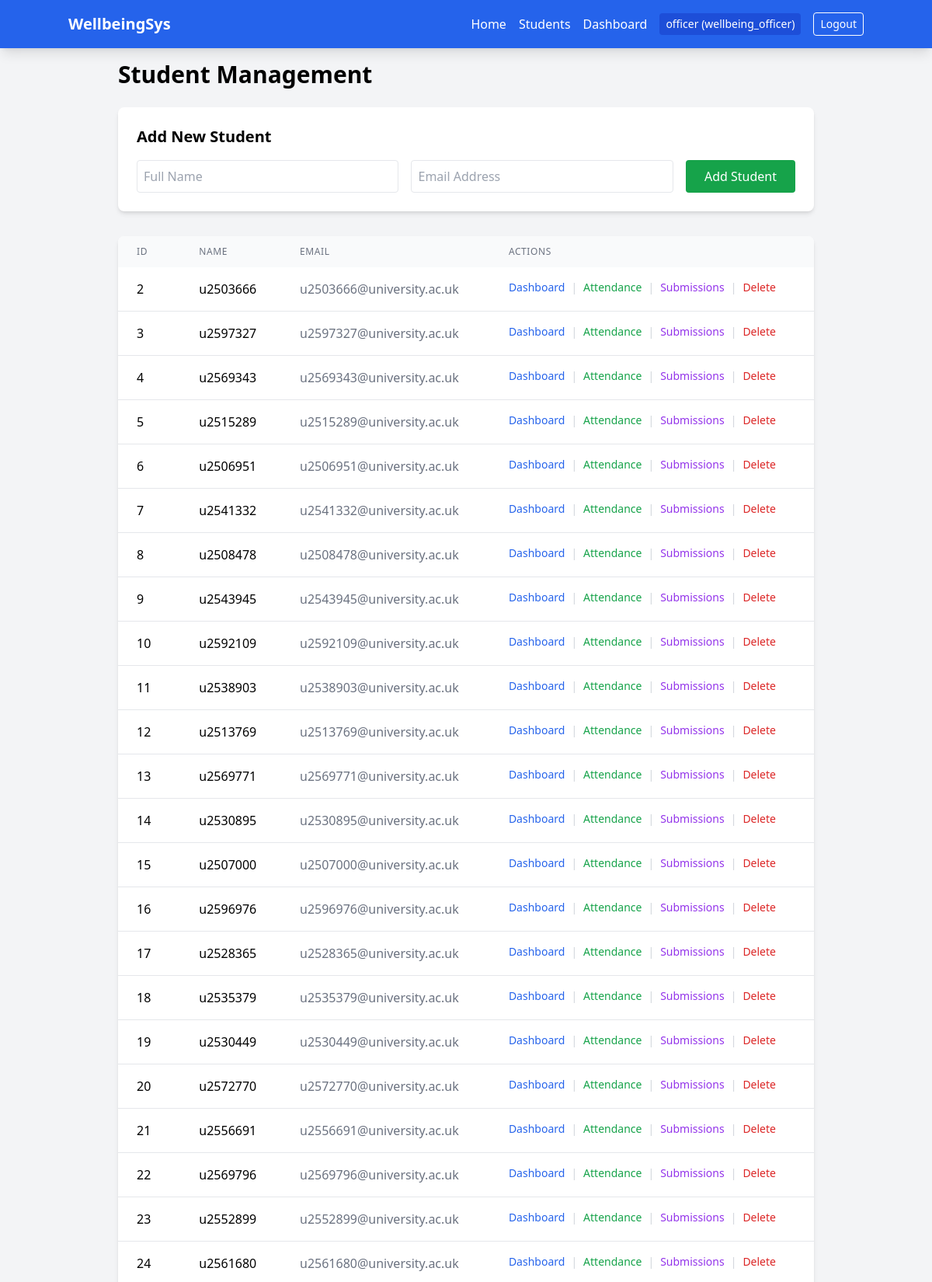
The app's page /students (signed in, upper part) with its own data.
### tables this page shows
CREATE TABLE users (
    id INTEGER PRIMARY KEY AUTOINCREMENT,
    username TEXT NOT NULL UNIQUE,
    password_hash TEXT NOT NULL,
    role TEXT NOT NULL
);

CREATE TABLE students (
    id INTEGER PRIMARY KEY AUTOINCREMENT,
    university_id TEXT UNIQUE, -- e.g. u2554630
    name TEXT, -- We might mock this or use ID
    email TEXT,
    degree_name TEXT,
    year INTEGER,
    medical_info TEXT,
    disabilities TEXT,
    commute_type TEXT,
    avg_commute_time_min REAL,
    avg_screen_time_hours REAL
);

### app/routes.py (the view)
@main_bp.route('/students')
@login_required
def students():
    all_students = current_app.student_service.get_all_students()
    return render_template('students.html', students=all_students)

### app/__init__.py (called while the page is built)
def create_app():
    app = Flask(__name__)
    app.config['SECRET_KEY'] = 'dev-secret-key-change-in-prod' # Required for sessions
    app.student_service = StudentService()
    app.attendance_service = AttendanceService()
    app.wellbeing_service = WellbeingService()
    app.submission_service = SubmissionService()
    app.user_service = UserService()
    app.analytics_service = AnalyticsService(
        app.attendance_service,
        app.wellbeing_service,
        app.submission_service
    )
    login_manager = LoginManager()
    login_manager.login_view = 'auth.login'
    login_manager.init_app(app)
    @login_manager.user_loader
    def load_user(user_id):
        return app.user_service.get_user_by_id(int(user_id))
    from app.routes import main_bp
    from app.auth_routes import auth_bp
    app.register_blueprint(main_bp)
    app.register_blueprint(auth_bp)
    return app

### app/database/connection.py (called while the page is built)
def get_db_connection(db_name=DEFAULT_DB):
    conn = sqlite3.connect(db_name, detect_types=sqlite3.PARSE_DECLTYPES)
    conn.row_factory = sqlite3.Row
    return conn

### app/services/student_service.py (called while the page is built)
    def get_all_students(self) -> List[Student]:
        conn = get_db_connection(self.db_name)
        cursor = conn.cursor()
        cursor.execute("SELECT * FROM students")
        rows = cursor.fetchall()
        conn.close()
        return [self._map_row_to_student(row) for row in rows]

    def _map_row_to_student(self, row) -> Student:
        display_name = row['name'] if row['name'] else row['university_id']
        return Student(
            id=row['id'],
            university_id=row['university_id'],
            name=display_name,
            email=row['email'],
            degree_name=row['degree_name'],
            medical_info=row['medical_info'],
            disabilities=row['disabilities']
        )

### app/services/user_service.py (called while the page is built)
    def get_user_by_id(self, user_id: int) -> Optional[User]:
        conn = get_db_connection(self.db_name)
        cursor = conn.cursor()
        cursor.execute("SELECT * FROM users WHERE id = ?", (user_id,))
        row = cursor.fetchone()
        conn.close()
        if row:
            return User(
                id=row['id'],
                username=row['username'],
                password_hash=row['password_hash'],
                role=Role(row['role'])
            )
        return None

### app/templates/students.html (shortened to what this page needs)
{% extends "base.html" %}
{% block content %}
<div class="max-w-4xl mx-auto">
    <h1 class="text-3xl font-bold mb-6">Student Management</h1>
    <div class="bg-white p-6 rounded-lg shadow-md mb-8">
        <h2 class="text-xl font-semibold mb-4">Add New Student</h2>
        <form action="/students/add" method="POST" class="flex gap-4">
            <div class="flex-1">
                <input type="text" name="name" placeholder="Full Name" required
                       class="w-full border p-2 rounded">
            </div>
            <div class="flex-1">
                <input type="email" name="email" placeholder="Email Address" required
                       class="w-full border p-2 rounded">
            </div>
            <button type="submit" class="bg-green-600 text-white px-6 py-2 rounded hover:bg-green-700">
                Add Student
            </button>
        </form>
    </div>
    <div class="bg-white rounded-lg shadow-md overflow-hidden">
        <table class="min-w-full">
            <thead class="bg-gray-50">
                <tr>
                    <th class="px-6 py-3 text-left text-xs font-medium text-gray-500 uppercase tracking-wider">ID</th>
                    <th class="px-6 py-3 text-left text-xs font-medium text-gray-500 uppercase tracking-wider">Name</th>
                    <th class="px-6 py-3 text-left text-xs font-medium text-gray-500 uppercase tracking-wider">Email</th>
                    <th class="px-6 py-3 text-left text-xs font-medium text-gray-500 uppercase tracking-wider">Actions</th>
                </tr>
            </thead>
            <tbody class="bg-white divide-y divide-gray-200">
                {% for student in students %}
                <tr>
                    <td class="px-6 py-4 whitespace-nowrap">{{ student.id }}</td>
                    <td class="px-6 py-4 whitespace-nowrap font-medium">{{ student.name }}</td>
                    <td class="px-6 py-4 whitespace-nowrap text-gray-500">{{ student.email }}</td>
                    <td class="px-6 py-4 whitespace-nowrap text-sm font-medium flex space-x-2 items-center">
                        <a href="/dashboard?student_id={{ student.id }}" class="text-blue-600 hover:text-blue-900">Dashboard</a>
                        <span class="text-gray-300">|</span>
                        <a href="/attendance/{{ student.id }}" class="text-green-600 hover:text-green-900">Attendance</a>
                        <span class="text-gray-300">|</span>
                        <a href="/submissions/{{ student.id }}" class="text-purple-600 hover:text-purple-900">Submissions</a>
                        {% if current_user.role.value == 'wellbeing_officer' %}
                        <span class="text-gray-300">|</span>
                        <form action="/students/delete/{{ student.id }}" method="POST" onsubmit="return confirm('Delete student data? This cannot be undone.');">
                            <button type="submit" class="text-red-600 hover:text-red-900">Delete</button>
                        </form>
                        {% endif %}
                    </td>
                </tr>
                {% else %}
                <tr>
                    <td colspan="4" class="px-6 py-4 text-center text-gray-500">No students found.</td>
                </tr>
                {% endfor %}
            </tbody>
        </table>
    </div>
</div>
{% endblock %}

### app/templates/base.html (shortened to what this page needs)
<!DOCTYPE html>
<html lang="en">
<head>
    <script src="https://cdn.tailwindcss.com"></script>
</head>
<body class="bg-gray-100 min-h-screen">
    <nav class="bg-blue-600 text-white p-4 shadow-lg">
        <div class="container mx-auto flex justify-between items-center">
            <a href="/" class="text-xl font-bold">WellbeingSys</a>
            <div class="space-x-4 flex items-center">
                {% if current_user.is_authenticated %}
                    <a href="/" class="hover:text-blue-200">Home</a>
                    <a href="/students" class="hover:text-blue-200">Students</a>
                    <a href="/dashboard" class="hover:text-blue-200">Dashboard</a>
                    <span class="text-sm bg-blue-700 px-2 py-1 rounded">
                        {{ current_user.username }} ({{ current_user.role.value }})
                    </span>
                    <a href="/logout" class="text-sm border border-white px-2 py-1 rounded hover:bg-white hover:text-blue-600 transition">Logout</a>
                {% else %}
                    <a href="/login" class="hover:text-blue-200">Login</a>
                {% endif %}
            </div>
        </div>
    </nav>
    <main class="container mx-auto p-4">
        {% block content %}{% endblock %}
    </main>
</body>
</html>

### records on screen
users: username "officer", role.value "wellbeing_officer"
students: id "2", name "u2503666", email "u2503666@university.ac.uk"
students: id "3", name "u2597327", email "u2597327@university.ac.uk"
students: id "4", name "u2569343", email "u2569343@university.ac.uk"
students: id "5", name "u2515289", email "u2515289@university.ac.uk"
students: id "6", name "u2506951", email "u2506951@university.ac.uk"
students: id "7", name "u2541332", email "u2541332@university.ac.uk"
students: id "8", name "u2508478", email "u2508478@university.ac.uk"
students: id "9", name "u2543945", email "u2543945@university.ac.uk"
students: id "10", name "u2592109", email "u2592109@university.ac.uk"
students: id "11", name "u2538903", email "u2538903@university.ac.uk"
students: id "12", name "u2513769", email "u2513769@university.ac.uk"
students: id "13", name "u2569771", email "u2569771@university.ac.uk"
students: id "14", name "u2530895", email "u2530895@university.ac.uk"
students: id "15", name "u2507000", email "u2507000@university.ac.uk"
students: id "16", name "u2596976", email "u2596976@university.ac.uk"
students: id "17", name "u2528365", email "u2528365@university.ac.uk"
students: id "18", name "u2535379", email "u2535379@university.ac.uk"
students: id "19", name "u2530449", email "u2530449@university.ac.uk"
students: id "20", name "u2572770", email "u2572770@university.ac.uk"
students: id "21", name "u2556691", email "u2556691@university.ac.uk"
students: id "22", name "u2569796", email "u2569796@university.ac.uk"
students: id "23", name "u2552899", email "u2552899@university.ac.uk"
students: id "24", name "u2561680", email "u2561680@university.ac.uk"
